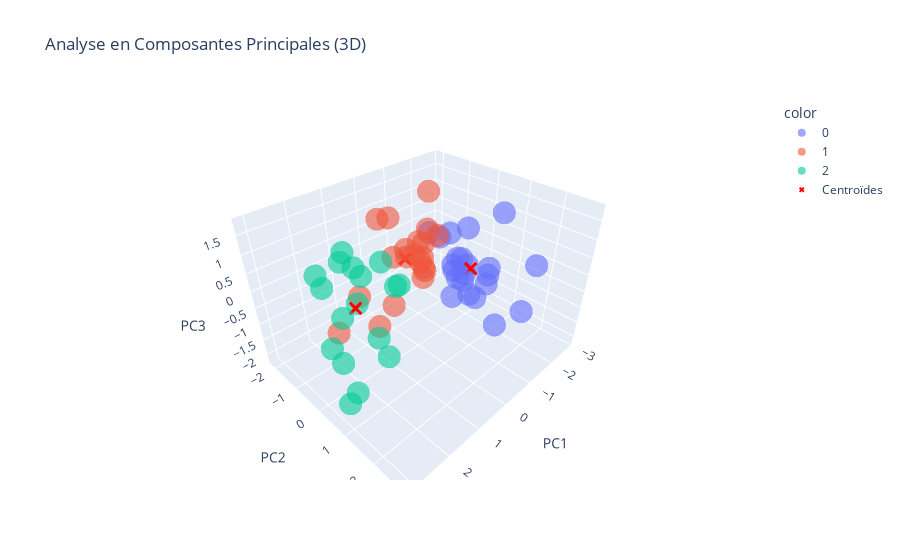

Source (notebook cell):
### Markdown cell above
Malgré les ACP on retrouve les chevauchement des classes dans les graphes de la diagonale ce qui laisse présager que les distances dites classiques (métriques de Minkovski) ne seront pas suffisante pour ces jeux de données (même si PC1 semble permettre le contraire).

### Code cell
values0 = df_pca_2[df_pca_2['classe'] == 0]
values0 = values0[['PC1', 'PC2']].values
values1 = df_pca_2[df_pca_2['classe'] == 1]
values1 = values1[['PC1', 'PC2']].values
values2 = df_pca_2[df_pca_2['classe'] == 2]
values2 = values2[['PC1', 'PC2']].values

means = []
means.append(np.mean(values0, axis=0))
means.append(np.mean(values1, axis=0))
means.append(np.mean(values2, axis=0))
means_array_2D = np.array(means)

plt.figure(figsize=(10, 8))
sns.scatterplot(data=df_pca_2, x='PC1', y='PC2', hue=df_pca_2['classe'], palette='viridis', alpha=0.6)
plt.scatter(means_array_2D[:, 0], means_array_2D[:, 1], c='red', s=200, marker='X', label='Centroïdes')
plt.title('Analyse en Composantes Principales (2D)')
plt.legend()
plt.grid(True)
plt.show()

values0 = df_pca_3[df_pca_3['classe'] == 0]
values0 = values0[['PC1', 'PC2', 'PC3']].values
values1 = df_pca_3[df_pca_3['classe'] == 1]
values1 = values1[['PC1', 'PC2', 'PC3']].values
values2 = df_pca_3[df_pca_3['classe'] == 2]
values2 = values2[['PC1', 'PC2', 'PC3']].values

means = []
means.append(np.mean(values0, axis=0))
means.append(np.mean(values1, axis=0))
means.append(np.mean(values2, axis=0))
means_array_3D = np.array(means)

fig = px.scatter_3d(df_pca_3, x='PC1', y='PC2', z='PC3', color=df_pca_3['classe'].astype(str), title="Analyse en Composantes Principales (3D)",opacity=0.6)
fig.add_trace(go.Scatter3d(x=means_array_3D[:, 0], y=means_array_3D[:, 1], z=means_array_3D[:, 2], mode='markers', marker=dict(color='red', size=5, symbol='x'), name='Centroïdes'))
fig.show()

### Figure 1 — Plotly figure (JSON) as saved in the notebook; plotly's stock layout.template omitted (floating-point values rounded to 4 significant figures)
{"data": [{"hovertemplate": "color=0<br>PC1=%{x}<br>PC2=%{y}<br>PC3=%{z}<extra></extra>", "legendgroup": "0", "marker": {"color": "#636efa", "opacity": 0.6, "symbol": "circle"}, "mode": "markers", "name": "0", "scene": "scene", "showlegend": true, "type": "scatter3d", "x": [-0.6989, -1.472, -2.661, -2.833, -1.278, -0.827, -2.233, -0.6398, -0.3112, -0.0286, -0.9249, -0.9355, -1.306, -2.056, -2.838, -1.156, -0.8321, -0.05184, -1.115, -1.415, -2.5, -2.046], "y": [2.802, 0.3555, 0.5344, 0.07319, 1.549, -0.04944, -0.7826, 1.668, 2.832, 1.253, 0.6818, 0.3651, 0.4142, 0.2505, 0.0447, 0.5751, -0.4412, 1.598, 0.02787, -0.09452, -0.6876, -0.4694], "z": [1.238, -0.1697, 0.9926, -1.26, -1.414, 0.754, -2.18, 0.6922, 0.2698, 0.5258, -0.2472, -0.09345, -0.3463, -1.602, -1.594, 1.117, 0.7298, 0.228, 0.789, -0.3461, -0.8693, -0.5626]}, {"hovertemplate": "color=1<br>PC1=%{x}<br>PC2=%{y}<br>PC3=%{z}<extra></extra>", "legendgroup": "1", "marker": {"color": "#EF553B", "opacity": 0.6, "symbol": "circle"}, "mode": "markers", "name": "1", "scene": "scene", "showlegend": true, "type": "scatter3d", "x": [0.1351, -0.9397, -0.6482, 0.8516, 0.2555, 0.0004256, -0.4352, 2.176, 1.642, 0.5367, -1.789, -0.3885, 0.1517, -1.056, 0.108, -0.3808, 0.3333, -0.3617, -0.525, -0.6463], "y": [0.378, -0.5654, -0.4389, -1.359, 0.4392, 0.099, -0.106, -0.4442, 0.441, 0.1571, -1.036, -0.2226, -0.7339, -0.8676, -0.2774, -1.494, -0.5646, -0.5081, -2.136, -0.641], "z": [0.3914, 1.78, -0.2455, -0.9002, 0.2862, 0.4522, 1.1, -0.809, -0.3977, 1.045, 0.05569, 0.2662, 0.2923, 0.1512, 0.4794, 0.9341, -1.038, 0.2481, 0.6191, 0.4626]}, {"hovertemplate": "color=2<br>PC1=%{x}<br>PC2=%{y}<br>PC3=%{z}<extra></extra>", "legendgroup": "2", "marker": {"color": "#00cc96", "opacity": 0.6, "symbol": "circle"}, "mode": "markers", "name": "2", "scene": "scene", "showlegend": true, "type": "scatter3d", "x": [1.453, 1.332, 1.743, 2.233, 2.221, 3.075, 2.584, 1.021, 0.7839, 1.18, 2.874, 2.143, 1.832, 1.256, 2.782, 1.83, 0.7985], "y": [-1.186, -1.211, -0.2039, 1.152, -0.1383, 1.094, -0.1568, -0.1639, 0.1815, 0.5104, 1.123, 1.331, -1.751, -0.9279, 0.5556, -1.537, -1.292], "z": [0.5173, 0.7216, -0.04358, 0.05499, -0.1642, -1.298, -0.8588, 0.7819, 0.1973, 0.5104, -1.095, -0.4046, 0.03882, 0.3857, -0.6896, -0.2327, -0.2458]}, {"marker": {"color": "red", "size": 5, "symbol": "x"}, "mode": "markers", "name": "Centroïdes", "type": "scatter3d", "x": [-1.371, -0.04904, 1.832], "y": [0.5682, -0.494, -0.1542], "z": [-0.1522, 0.2586, -0.1073]}], "layout": {"legend": {"title": {"text": "color"}, "tracegroupgap": 0}, "scene": {"domain": {"x": [0, 1], "y": [0, 1]}, "xaxis": {"title": {"text": "PC1"}}, "yaxis": {"title": {"text": "PC2"}}, "zaxis": {"title": {"text": "PC3"}}}, "title": {"text": "Analyse en Composantes Principales (3D)"}}}
